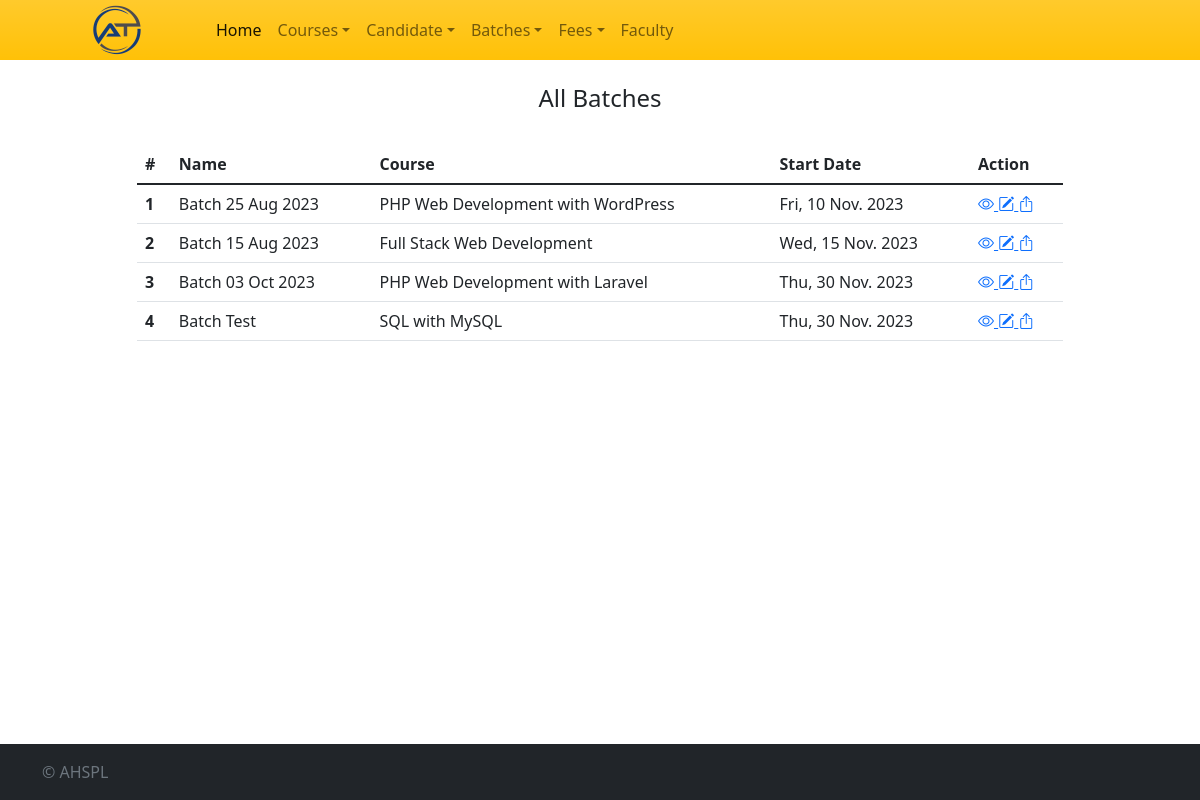
Screenshot of /all-batch with the database file from the repository.
### crmapp/models.py (models this page shows)
class Batch(models.Model):
    batch_id = models.AutoField(primary_key=True)
    batch_name = models.CharField(max_length=255)
    course_id = models.ForeignKey(Course, on_delete=models.SET_NULL, null=True, blank=True)
    candidates = models.TextField()
    start_date = models.DateField(default=datetime.today)
    date_created = models.DateField(default=datetime.today)

class Course(models.Model):
    course_id = models.AutoField(primary_key=True)
    course_name = models.CharField(max_length=100)
    course_fee = models.DecimalField(max_digits=10, decimal_places=2)
    course_duration = models.CharField(max_length=100, default='')
    date_created = models.DateField(default=datetime.today)

### crmapp/views.py (the view)
# urls.py: path('all-batch', views.all_batch, name='all_batch'),
def all_batch(request):
    batches_with_course = Batch.objects.select_related('course_id').all()
    return render(request, 'all-batches.html', {'batches': batches_with_course })

### templates/all-batches.html (shortened to what this page needs)
{% extends 'base.html' %}
{% block content %}
<div class="row">
	<div class="col">
	</div>
	<div class="col-10">
		<div class="py-4 text-center">
			<h4>All Batches</h4>
		</div>
		<table class="table  table-hover">
			<thead>
				<tr>
					<th scope="col">#</th>
					<th scope="col">Name</th>
					<th scope="col">Course</th>
					<th scope="col">Start Date</th>
					<th scope="col">Action</th>
				</tr>
			</thead>
			<tbody>
				{% for batch in batches %}
				<tr>
					<th scope="row">{{ forloop.counter }}</th>
					<td>{{ batch.batch_name }}</td>
					<td>{{ batch.course_id.course_name }}</td>
					<td>{{ batch.start_date|date:"D, j M. Y" }}</td>
					<td>
						<a class="view-students-link" href="javascript:void(0);" data-bs-toggle="modal" data-bs-target="#viewStudentsModal" data-batch-id="{{ batch.batch_id }}">
							<i class="bi bi-eye" title="View Students"></i>
						</a>
						<a href="{% url 'edit_batch' batch.batch_id %}">
							<i class="bi bi-pencil-square" title="Edit"></i>
						</a>
						<a class="export-student-link" href="javascript:void(0);" data-batch-id="{{ batch.batch_id }}">
						    <i class="bi bi-box-arrow-up" title="Export"></i>
						</a>
					</td>
				</tr>
				{% endfor %}
			</tbody>
		</table>
	</div>
	<div class="col">
	</div>
</div>
{% endblock %}

### rows the page displays
Batch: batch_name "Batch 25 Aug 2023", course_id.course_name "PHP Web Development with WordPress", start_date "Fri, 10 Nov. 2023"
Batch: batch_name "Batch 15 Aug 2023", course_id.course_name "Full Stack Web Development", start_date "Wed, 15 Nov. 2023"
Batch: batch_name "Batch 03 Oct 2023", course_id.course_name "PHP Web Development with Laravel", start_date "Thu, 30 Nov. 2023"
Batch: batch_name "Batch Test", course_id.course_name "SQL with MySQL", start_date "Thu, 30 Nov. 2023"
